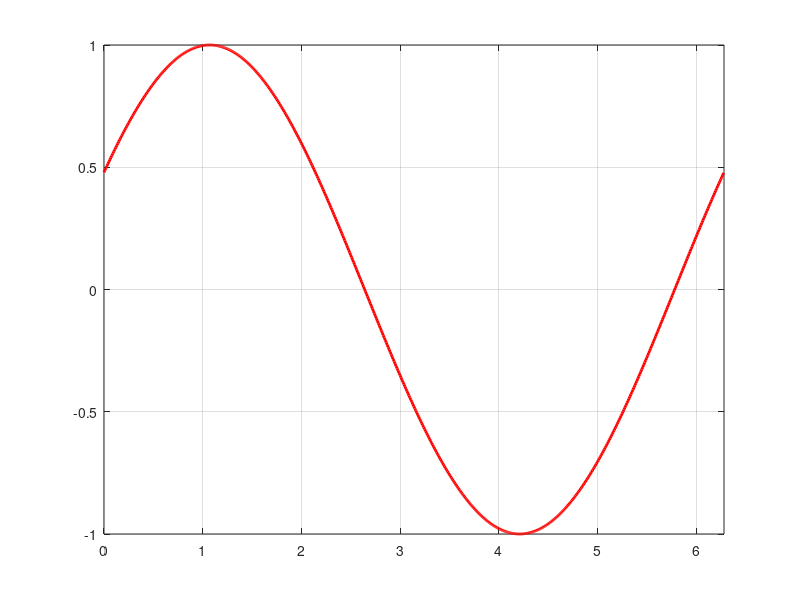

Write MATLAB code to recreate this figure. (Note: this script raises an error after producing the figure.)
clc;
clear all;

% Create an animated .gif of a sine wave
x = 0:0.01:2*pi;
omega = 0.5;
k = 1;

for t=1:50
    
    plot(x, sin(omega*t + k*x), 'linewidth', 2, 'color', 'red');
    ylim([-1 1]);
    xlim([0 2*pi]);
    grid on;
    
    % gif utilities
    set(gcf,'color','w');
    drawnow;
    frame = getframe(1);
    im = frame2im(frame);
    [imind,cm] = rgb2ind(im,256);
    outfile = 'sinewave.gif';
    
    % On first iteration, create file. Otherwise, append to file.
    if t==1
        imwrite(imind,cm,outfile,'gif','DelayTime',0,'loopcount',inf);
    else
        imwrite(imind,cm,outfile,'gif','DelayTime',0,'writemode','append');
    end

end




